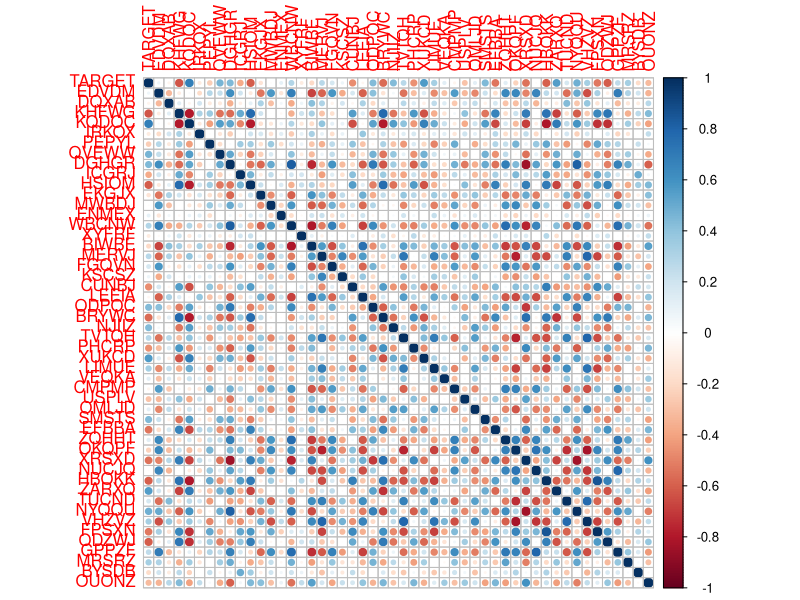
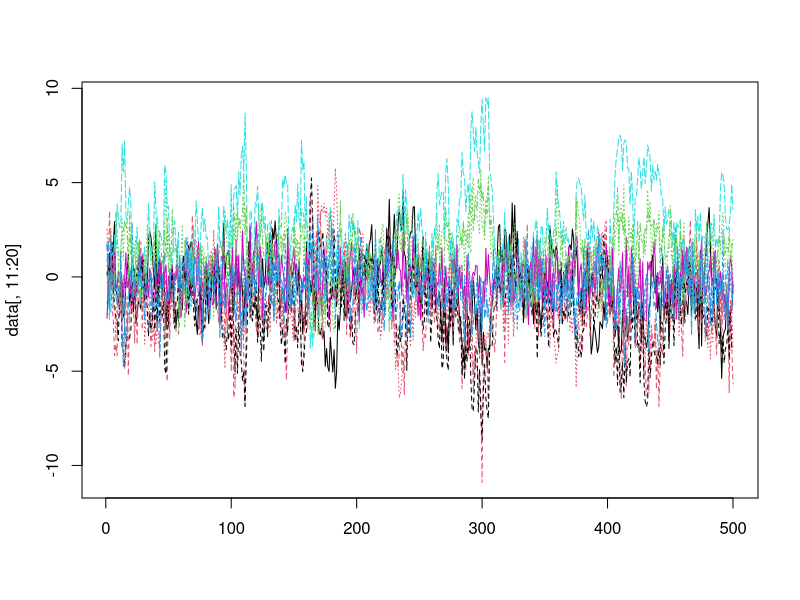

These charts were generated, in order, by the following R code:
# Base Models
setwd('~/Box Sync/abarciausksas/myfiles/Financial Econometrics/competition/')

data <- read.csv('forecast-competition-data.csv')
head(data)
library(corrplot)
corrplot(cor(data))
colnames(data)
matplot(data[,11:20], type = 'l')

predictor.team <- function(y) {
  f <- mean(y[,1])
  return(f)
}

# 0.3755085
predictor.team(data)

cross.val.finance <- function(model.function, model.args) {
  # Loop through the last 100 observations as the test set
  ntest <- 100
  ntrain <- 400
  # for training start at the beginning
  train.pointer <- 1
  # for testing start at the training offset
  test.pointer <- ntrain + 1
  # init a vector of predictions
  preds <- rep(NA, ntest)
  actual <- data[test.pointer:(ntrain+ntest),'TARGET']
  
  for (test.idx in 1:ntest) {
    train.data <- data[train.pointer:(ntrain+train.pointer),]
    # train model
    model <- do.call(model.function, model.args)
    
    # generate one prediction using the test data
    test.data <- data[test.pointer, setdiff(colnames(data), 'TARGET')]
    pred <- predict(model, newdata = test.data)
    if (mode(pred) == 'numeric') {
      preds[test.idx] <- pred
    } else if (mode(pred) == 'list') {
      preds[test.idx] <- pred$pred
    }
    train.pointer <- train.pointer + 1
    # for testing start at the training offset
    test.pointer <- test.pointer + 1
  }
  
  return(list(mse = mean((preds-actual)**2), preds = preds, actual = actual))
}

## examples
model.function <- 'arima'
model.args <- list(x = data[,1], order = c(1,0,1))
res <- cross.val.finance(model.function, model.args)
print(res$mse)

model.function <- 'lm'
model.args <- list(formula = 'TARGET ~ .', data = data)
res <- cross.val.finance(model.function, model.args)
res$mse

nlags <- 1
data$target.lagged <- c(rep(NA,nlags),data[nlags:(nrow(data)-nlags),'TARGET'])
head(data[,c('TARGET','target.lagged')])
model.function <- 'lm'
model.args <- list(formula = 'TARGET ~ target.lagged', data = data)
res <- cross.val.finance(model.function, model.args)
res$mse
